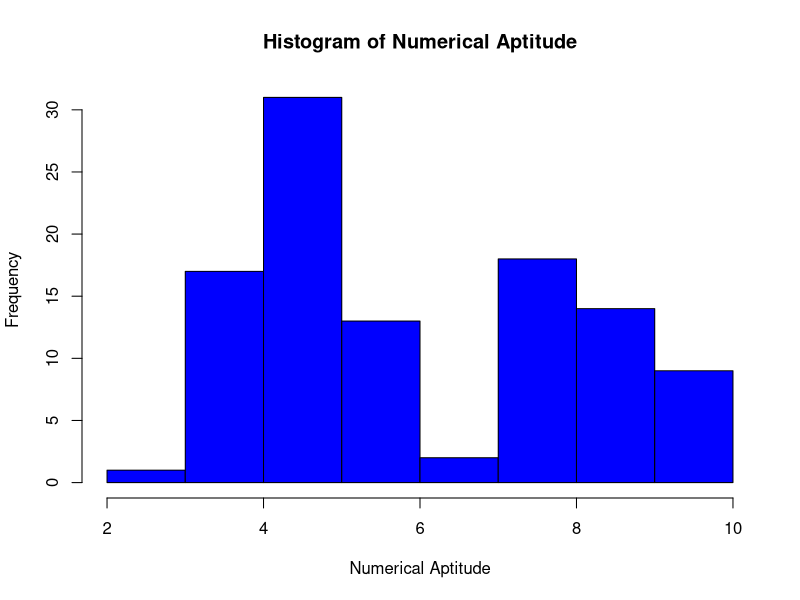
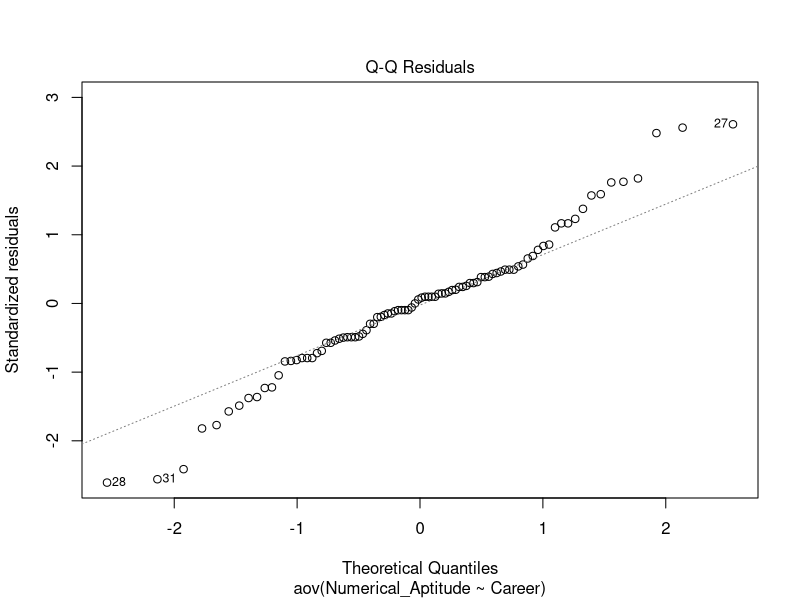
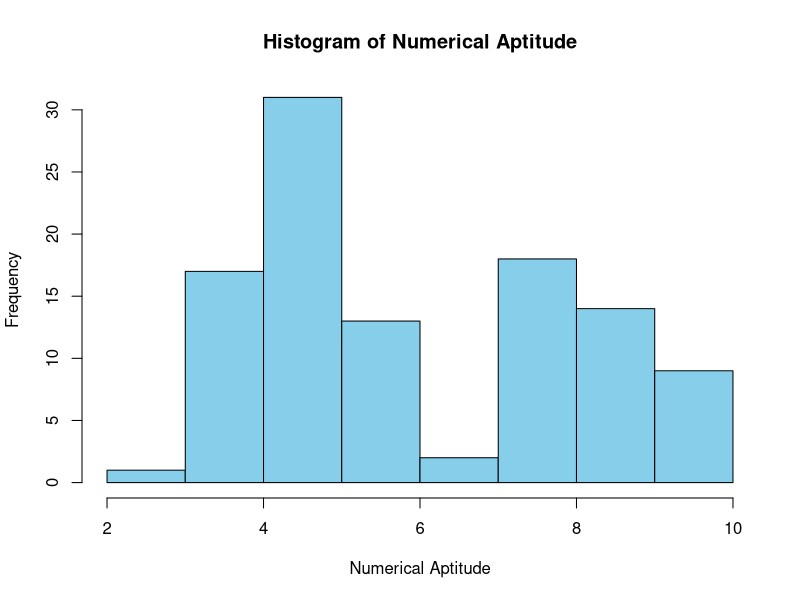
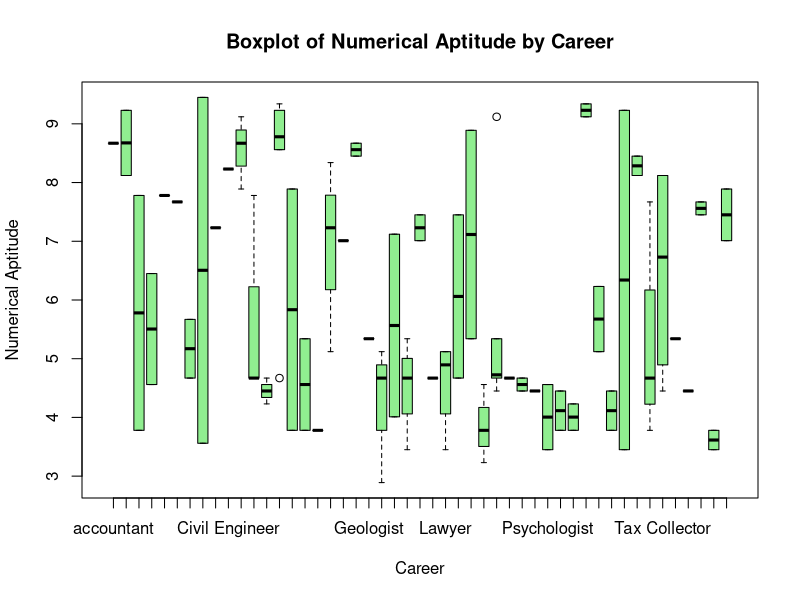
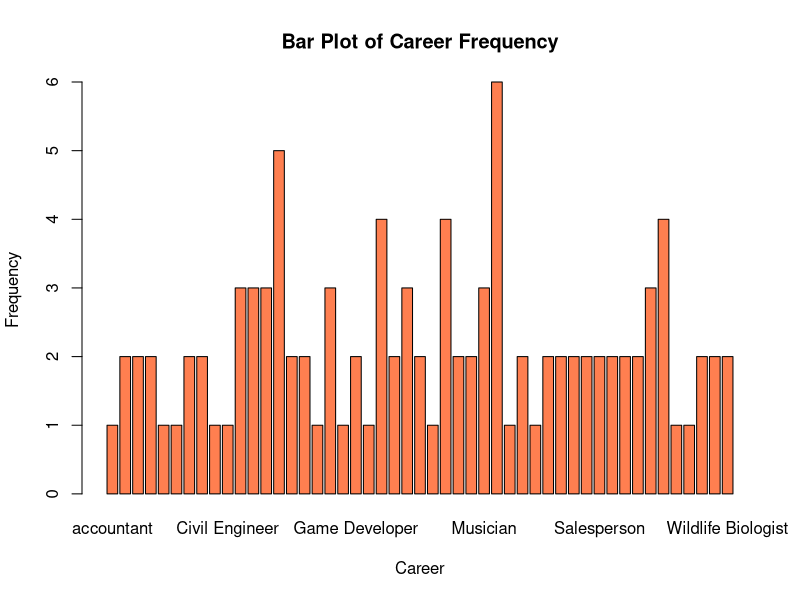
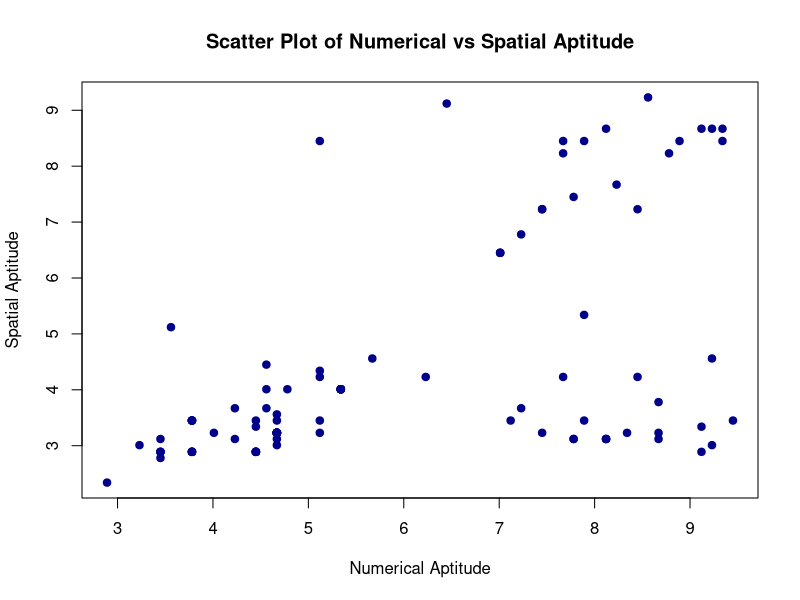
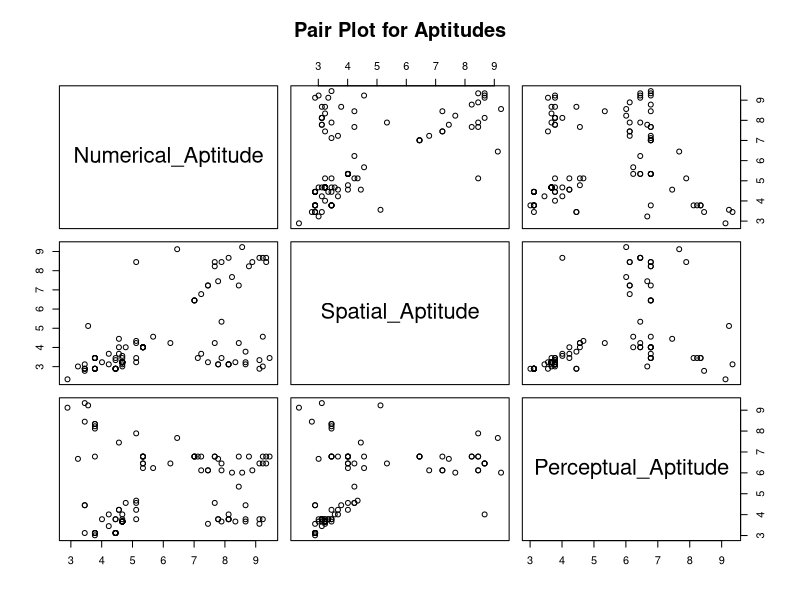
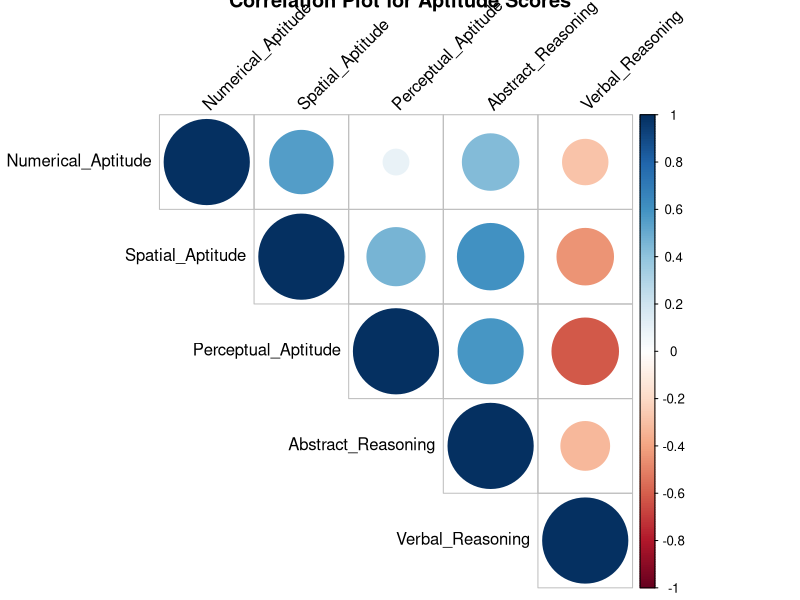

The R script that drew these images, in order:
# Load the dataset with specified column classes
AptitudeData <- read.csv("data/Data_final.csv", colClasses = c(
  O_score = "numeric",  # Objective Score
  C_score = "numeric",  # Cognitive Score
  E_score = "numeric",  # Emotional Score
  A_score = "numeric",  # Analytical Score
  N_score = "numeric",  # Numerical Score
  Numerical_Aptitude = "numeric",  # Numerical Aptitude
  Spatial_Aptitude = "numeric",  # Spatial Aptitude
  Perceptual_Aptitude = "numeric",  # Perceptual Aptitude
  Abstract_Reasoning = "numeric",  # Abstract Reasoning
  Verbal_Reasoning = "numeric",  # Verbal Reasoning
  Career = "factor"  # Career (target variable)
))

# Display structure to verify data types
str(AptitudeData)

# Display first few rows to ensure data is loaded correctly
head(AptitudeData)

# View the dataset in a spreadsheet-like interface (optional)
View(AptitudeData)

# 1. Measures of Frequency

## Categorical Data (Frequency Table)
career_freq <- table(AptitudeData$Career)
print("Career Frequency Table:")
print(career_freq)

# Proportion of each category
career_prop <- prop.table(career_freq)
print("Proportion of Career Categories:")
print(career_prop)

## Numeric Data (Frequency Distribution - Histogram)
hist(AptitudeData$Numerical_Aptitude, 
     main = "Histogram of Numerical Aptitude", 
     xlab = "Numerical Aptitude", 
     col = "blue", 
     border = "black")

# 2. Measures of Central Tendency

## Mean and Median
mean_value <- mean(AptitudeData$Numerical_Aptitude, na.rm = TRUE)
median_value <- median(AptitudeData$Numerical_Aptitude, na.rm = TRUE)

print(paste("Mean of Numerical Aptitude:", mean_value))
print(paste("Median of Numerical Aptitude:", median_value))

## Mode (Custom function)
get_mode <- function(x) {
  uniq_x <- unique(x)
  uniq_x[which.max(tabulate(match(x, uniq_x)))]
}
mode_value <- get_mode(AptitudeData$Numerical_Aptitude)
print(paste("Mode of Numerical Aptitude:", mode_value))

# 3. Measures of Distribution

## Range, Variance, and Standard Deviation
range_value <- range(AptitudeData$Numerical_Aptitude, na.rm = TRUE)
variance_value <- var(AptitudeData$Numerical_Aptitude, na.rm = TRUE)
sd_value <- sd(AptitudeData$Numerical_Aptitude, na.rm = TRUE)

print(paste("Range of Numerical Aptitude:", paste(range_value, collapse = " to ")))
print(paste("Variance of Numerical Aptitude:", variance_value))
print(paste("Standard Deviation of Numerical Aptitude:", sd_value))

## Skewness and Kurtosis (e1071 package)
install.packages("e1071")
library(e1071)

skew_value <- skewness(AptitudeData$Numerical_Aptitude, na.rm = TRUE)
kurtosis_value <- kurtosis(AptitudeData$Numerical_Aptitude, na.rm = TRUE)

print(paste("Skewness of Numerical Aptitude:", skew_value))
print(paste("Kurtosis of Numerical Aptitude:", kurtosis_value))

# 4. Measures of Relationship

## Correlation (for Numeric Data)
correlation_value <- cor(AptitudeData$Numerical_Aptitude, AptitudeData$Spatial_Aptitude, use = "complete.obs")
print(paste("Correlation between Numerical and Spatial Aptitude:", correlation_value))

# One-Way ANOVA: Testing if Numerical_Aptitude varies across different Careers
anova_result <- aov(Numerical_Aptitude ~ Career, data = AptitudeData)

# Display the ANOVA result
summary(anova_result)

# Check Normality of Residuals (Shapiro-Wilk Test)
shapiro_test <- shapiro.test(residuals(anova_result))
print(shapiro_test)

# Plot residuals to visually inspect normality
plot(anova_result, 2)

# Levene's Test for Homogeneity of Variance
install.packages("car")
library(car)
levene_test <- leveneTest(Numerical_Aptitude ~ Career, data = AptitudeData)
print(levene_test)

# If ANOVA is significant, perform Tukey's HSD test for pairwise comparisons
tukey_result <- TukeyHSD(anova_result)
print(tukey_result)

# Load necessary libraries
install.packages("corrplot")
library(corrplot)

# Univariate Plots

# 1. Histogram for Numerical_Aptitude
hist(AptitudeData$Numerical_Aptitude, 
     main = "Histogram of Numerical Aptitude", 
     xlab = "Numerical Aptitude", 
     col = "skyblue", 
     border = "black")

# 2. Boxplot for Numerical_Aptitude by Career
boxplot(Numerical_Aptitude ~ Career, 
        data = AptitudeData, 
        main = "Boxplot of Numerical Aptitude by Career",
        xlab = "Career", 
        ylab = "Numerical Aptitude",
        col = "lightgreen")

# 3. Bar plot for Career
career_count <- table(AptitudeData$Career)
barplot(career_count, 
        main = "Bar Plot of Career Frequency", 
        xlab = "Career", 
        ylab = "Frequency", 
        col = "coral", 
        border = "black")

# Multivariate Plots

# 1. Scatter plot for Numerical_Aptitude vs Spatial_Aptitude
plot(AptitudeData$Numerical_Aptitude, AptitudeData$Spatial_Aptitude,
     main = "Scatter Plot of Numerical vs Spatial Aptitude", 
     xlab = "Numerical Aptitude", 
     ylab = "Spatial Aptitude", 
     col = "darkblue", 
     pch = 19)

# 2. Pair plot for multiple numeric variables
pairs(AptitudeData[, c("Numerical_Aptitude", "Spatial_Aptitude", "Perceptual_Aptitude")], 
      main = "Pair Plot for Aptitudes")

# 3. Correlation plot for numeric variables
cor_matrix <- cor(AptitudeData[, c("Numerical_Aptitude", "Spatial_Aptitude", "Perceptual_Aptitude", "Abstract_Reasoning", "Verbal_Reasoning")])
corrplot(cor_matrix, method = "circle", type = "upper", 
         tl.col = "black", tl.srt = 45, 
         title = "Correlation Plot for Aptitude Scores")

# 4. Density plot for two numeric variables
plot(density(AptitudeData$Numerical_Aptitude), 
     main = "Density Plot for Numerical vs Spatial Aptitude", 
     xlab = "Aptitude Scores", 
     col = "blue", 
     lwd = 2)
lines(density(AptitudeData$Spatial_Aptitude), 
      col = "red", lwd = 2)
legend("topright", legend = c("Numerical Aptitude", "Spatial Aptitude"), 
       col = c("blue", "red"), lwd = 2)

# 5. PCA plot
aptitude_data <- AptitudeData[, c("Numerical_Aptitude", "Spatial_Aptitude", "Perceptual_Aptitude", "Abstract_Reasoning", "Verbal_Reasoning")]
pca_result <- prcomp(aptitude_data, scale. = TRUE)
plot(pca_result$x[, 1:2], 
     main = "PCA Plot of Aptitude Scores", 
     xlab = "Principal Component 1", 
     ylab = "Principal Component 2", 
     col = "darkblue", 
     pch = 19)

